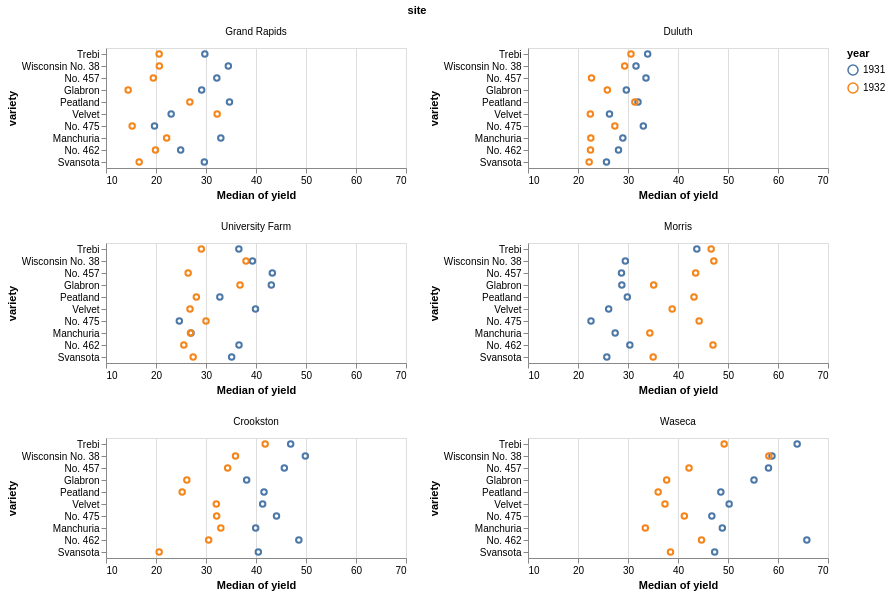

Write the Vega-Lite specification saved for this chart.
### Vega-Lite specification from a JSON file in a GitHub repository (floating-point values rounded to 4 significant figures)
{"$schema": "https://vega.github.io/schema/vega-lite/v4.json", "name": "trellis_barley", "description": "The Trellis display by Becker et al. helped establish small multiples as a “powerful mechanism for understanding interactions in studies of how a response depends on explanatory variables”. Here we reproduce a trellis of Barley yields from the 1930s, complete with main-effects ordering to facilitate comparison.", "data": {"values": [{"yield": 27, "variety": "Manchuria", "year": 1931, "site": "University Farm"}, {"yield": 48.87, "variety": "Manchuria", "year": 1931, "site": "Waseca"}, {"yield": 27.43, "variety": "Manchuria", "year": 1931, "site": "Morris"}, {"yield": 39.93, "variety": "Manchuria", "year": 1931, "site": "Crookston"}, {"yield": 32.97, "variety": "Manchuria", "year": 1931, "site": "Grand Rapids"}, {"yield": 28.97, "variety": "Manchuria", "year": 1931, "site": "Duluth"}, {"yield": 43.07, "variety": "Glabron", "year": 1931, "site": "University Farm"}, {"yield": 55.2, "variety": "Glabron", "year": 1931, "site": "Waseca"}, {"yield": 28.77, "variety": "Glabron", "year": 1931, "site": "Morris"}, {"yield": 38.13, "variety": "Glabron", "year": 1931, "site": "Crookston"}, {"yield": 29.13, "variety": "Glabron", "year": 1931, "site": "Grand Rapids"}, {"yield": 29.67, "variety": "Glabron", "year": 1931, "site": "Duluth"}, {"yield": 35.13, "variety": "Svansota", "year": 1931, "site": "University Farm"}, {"yield": 47.33, "variety": "Svansota", "year": 1931, "site": "Waseca"}, {"yield": 25.77, "variety": "Svansota", "year": 1931, "site": "Morris"}, {"yield": 40.47, "variety": "Svansota", "year": 1931, "site": "Crookston"}, {"yield": 29.67, "variety": "Svansota", "year": 1931, "site": "Grand Rapids"}, {"yield": 25.7, "variety": "Svansota", "year": 1931, "site": "Duluth"}, {"yield": 39.9, "variety": "Velvet", "year": 1931, "site": "University Farm"}, {"yield": 50.23, "variety": "Velvet", "year": 1931, "site": "Waseca"}, {"yield": 26.13, "variety": "Velvet", "year": 1931, "site": "Morris"}, {"yield": 41.33, "variety": "Velvet", "year": 1931, "site": "Crookston"}, {"yield": 23.03, "variety": "Velvet", "year": 1931, "site": "Grand Rapids"}, {"yield": 26.3, "variety": "Velvet", "year": 1931, "site": "Duluth"}, {"yield": 36.57, "variety": "Trebi", "year": 1931, "site": "University Farm"}, {"yield": 63.83, "variety": "Trebi", "year": 1931, "site": "Waseca"}, {"yield": 43.77, "variety": "Trebi", "year": 1931, "site": "Morris"}, {"yield": 46.93, "variety": "Trebi", "year": 1931, "site": "Crookston"}, {"yield": 29.77, "variety": "Trebi", "year": 1931, "site": "Grand Rapids"}, {"yield": 33.93, "variety": "Trebi", "year": 1931, "site": "Duluth"}, {"yield": 43.27, "variety": "No. 457", "year": 1931, "site": "University Farm"}, {"yield": 58.1, "variety": "No. 457", "year": 1931, "site": "Waseca"}, {"yield": 28.7, "variety": "No. 457", "year": 1931, "site": "Morris"}, {"yield": 45.67, "variety": "No. 457", "year": 1931, "site": "Crookston"}, {"yield": 32.17, "variety": "No. 457", "year": 1931, "site": "Grand Rapids"}, {"yield": 33.6, "variety": "No. 457", "year": 1931, "site": "Duluth"}, {"yield": 36.6, "variety": "No. 462", "year": 1931, "site": "University Farm"}, {"yield": 65.77, "variety": "No. 462", "year": 1931, "site": "Waseca"}, {"yield": 30.37, "variety": "No. 462", "year": 1931, "site": "Morris"}, {"yield": 48.57, "variety": "No. 462", "year": 1931, "site": "Crookston"}, {"yield": 24.93, "variety": "No. 462", "year": 1931, "site": "Grand Rapids"}, {"yield": 28.1, "variety": "No. 462", "year": 1931, "site": "Duluth"}, {"yield": 32.77, "variety": "Peatland", "year": 1931, "site": "University Farm"}, {"yield": 48.57, "variety": "Peatland", "year": 1931, "site": "Waseca"}, {"yield": 29.87, "variety": "Peatland", "year": 1931, "site": "Morris"}, {"yield": 41.6, "variety": "Peatland", "year": 1931, "site": "Crookston"}, {"yield": 34.7, "variety": "Peatland", "year": 1931, "site": "Grand Rapids"}, {"yield": 32, "variety": "Peatland", "year": 1931, "site": "Duluth"}, {"yield": 24.67, "variety": "No. 475", "year": 1931, "site": "University Farm"}, {"yield": 46.77, "variety": "No. 475", "year": 1931, "site": "Waseca"}, {"yield": 22.6, "variety": "No. 475", "year": 1931, "site": "Morris"}, {"yield": 44.1, "variety": "No. 475", "year": 1931, "site": "Crookston"}, {"yield": 19.7, "variety": "No. 475", "year": 1931, "site": "Grand Rapids"}, {"yield": 33.07, "variety": "No. 475", "year": 1931, "site": "Duluth"}, {"yield": 39.3, "variety": "Wisconsin No. 38", "year": 1931, "site": "University Farm"}, {"yield": 58.8, "variety": "Wisconsin No. 38", "year": 1931, "site": "Waseca"}, {"yield": 29.47, "variety": "Wisconsin No. 38", "year": 1931, "site": "Morris"}, {"yield": 49.87, "variety": "Wisconsin No. 38", "year": 1931, "site": "Crookston"}, {"yield": 34.47, "variety": "Wisconsin No. 38", "year": 1931, "site": "Grand Rapids"}, {"yield": 31.6, "variety": "Wisconsin No. 38", "year": 1931, "site": "Duluth"}, {"yield": 26.9, "variety": "Manchuria", "year": 1932, "site": "University Farm"}, {"yield": 33.47, "variety": "Manchuria", "year": 1932, "site": "Waseca"}, {"yield": 34.37, "variety": "Manchuria", "year": 1932, "site": "Morris"}, {"yield": 32.97, "variety": "Manchuria", "year": 1932, "site": "Crookston"}, {"yield": 22.13, "variety": "Manchuria", "year": 1932, "site": "Grand Rapids"}, {"yield": 22.57, "variety": "Manchuria", "year": 1932, "site": "Duluth"}, {"yield": 36.8, "variety": "Glabron", "year": 1932, "site": "University Farm"}, {"yield": 37.73, "variety": "Glabron", "year": 1932, "site": "Waseca"}, {"yield": 35.13, "variety": "Glabron", "year": 1932, "site": "Morris"}, {"yield": 26.17, "variety": "Glabron", "year": 1932, "site": "Crookston"}, {"yield": 14.43, "variety": "Glabron", "year": 1932, "site": "Grand Rapids"}, {"yield": 25.87, "variety": "Glabron", "year": 1932, "site": "Duluth"}, {"yield": 27.43, "variety": "Svansota", "year": 1932, "site": "University Farm"}, {"yield": 38.5, "variety": "Svansota", "year": 1932, "site": "Waseca"}, {"yield": 35.03, "variety": "Svansota", "year": 1932, "site": "Morris"}, {"yield": 20.63, "variety": "Svansota", "year": 1932, "site": "Crookston"}, {"yield": 16.63, "variety": "Svansota", "year": 1932, "site": "Grand Rapids"}, {"yield": 22.23, "variety": "Svansota", "year": 1932, "site": "Duluth"}, {"yield": 26.8, "variety": "Velvet", "year": 1932, "site": "University Farm"}, {"yield": 37.4, "variety": "Velvet", "year": 1932, "site": "Waseca"}, {"yield": 38.83, "variety": "Velvet", "year": 1932, "site": "Morris"}, {"yield": 32.07, "variety": "Velvet", "year": 1932, "site": "Crookston"}, {"yield": 32.23, "variety": "Velvet", "year": 1932, "site": "Grand Rapids"}, {"yield": 22.47, "variety": "Velvet", "year": 1932, "site": "Duluth"}, {"yield": 29.07, "variety": "Trebi", "year": 1932, "site": "University Farm"}, {"yield": 49.23, "variety": "Trebi", "year": 1932, "site": "Waseca"}, {"yield": 46.63, "variety": "Trebi", "year": 1932, "site": "Morris"}, {"yield": 41.83, "variety": "Trebi", "year": 1932, "site": "Crookston"}, {"yield": 20.63, "variety": "Trebi", "year": 1932, "site": "Grand Rapids"}, {"yield": 30.6, "variety": "Trebi", "year": 1932, "site": "Duluth"}, {"yield": 26.43, "variety": "No. 457", "year": 1932, "site": "University Farm"}, {"yield": 42.2, "variety": "No. 457", "year": 1932, "site": "Waseca"}, {"yield": 43.53, "variety": "No. 457", "year": 1932, "site": "Morris"}, {"yield": 34.33, "variety": "No. 457", "year": 1932, "site": "Crookston"}, {"yield": 19.47, "variety": "No. 457", "year": 1932, "site": "Grand Rapids"}, {"yield": 22.7, "variety": "No. 457", "year": 1932, "site": "Duluth"}, {"yield": 25.57, "variety": "No. 462", "year": 1932, "site": "University Farm"}, {"yield": 44.7, "variety": "No. 462", "year": 1932, "site": "Waseca"}, {"yield": 47, "variety": "No. 462", "year": 1932, "site": "Morris"}, {"yield": 30.53, "variety": "No. 462", "year": 1932, "site": "Crookston"}, {"yield": 19.9, "variety": "No. 462", "year": 1932, "site": "Grand Rapids"}, {"yield": 22.5, "variety": "No. 462", "year": 1932, "site": "Duluth"}, {"yield": 28.07, "variety": "Peatland", "year": 1932, "site": "University Farm"}, {"yield": 36.03, "variety": "Peatland", "year": 1932, "site": "Waseca"}, {"yield": 43.2, "variety": "Peatland", "year": 1932, "site": "Morris"}, {"yield": 25.23, "variety": "Peatland", "year": 1932, "site": "Crookston"}, {"yield": 26.77, "variety": "Peatland", "year": 1932, "site": "Grand Rapids"}, {"yield": 31.37, "variety": "Peatland", "year": 1932, "site": "Duluth"}, {"yield": 30, "variety": "No. 475", "year": 1932, "site": "University Farm"}, {"yield": 41.27, "variety": "No. 475", "year": 1932, "site": "Waseca"}, {"yield": 44.23, "variety": "No. 475", "year": 1932, "site": "Morris"}, {"yield": 32.13, "variety": "No. 475", "year": 1932, "site": "Crookston"}, {"yield": 15.23, "variety": "No. 475", "year": 1932, "site": "Grand Rapids"}, {"yield": 27.37, "variety": "No. 475", "year": 1932, "site": "Duluth"}, {"yield": 38, "variety": "Wisconsin No. 38", "year": 1932, "site": "University Farm"}, {"yield": 58.17, "variety": "Wisconsin No. 38", "year": 1932, "site": "Waseca"}, {"yield": 47.17, "variety": "Wisconsin No. 38", "year": 1932, "site": "Morris"}, {"yield": 35.9, "variety": "Wisconsin No. 38", "year": 1932, "site": "Crookston"}, {"yield": 20.67, "variety": "Wisconsin No. 38", "year": 1932, "site": "Grand Rapids"}, {"yield": 29.33, "variety": "Wisconsin No. 38", "year": 1932, "site": "Duluth"}]}, "mark": "point", "height": {"step": 12}, "encoding": {"facet": {"field": "site", "type": "ordinal", "columns": 2, "sort": {"op": "median", "field": "yield"}}, "x": {"aggregate": "median", "field": "yield", "type": "quantitative", "scale": {"zero": false}}, "y": {"field": "variety", "type": "ordinal", "sort": "-x"}, "color": {"field": "year", "type": "nominal"}}, "resolve": {"axis": {"x": "independent", "y": "independent"}}}
